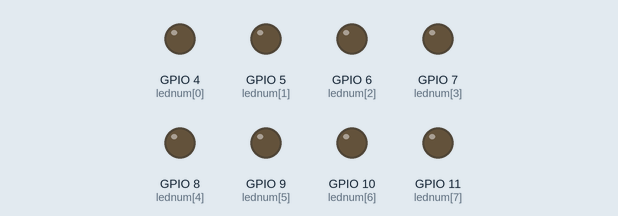
Simulated run of this sketch. Board: ESP32. On the bench: output pins drawn as LEDs (lit = HIGH).

Above: at 0.1 s.
At 4.0 s:
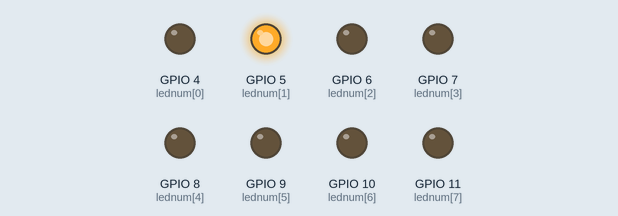
At 9.7 s:
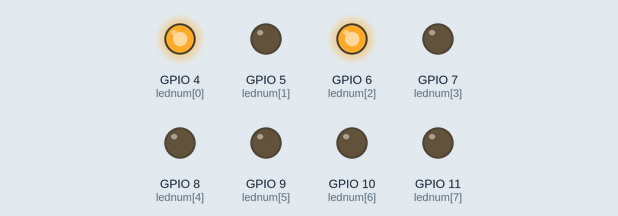
At 19.3 s:
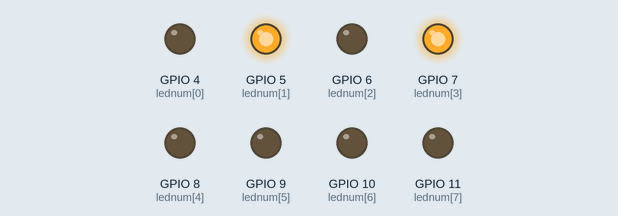
At 28.9 s:
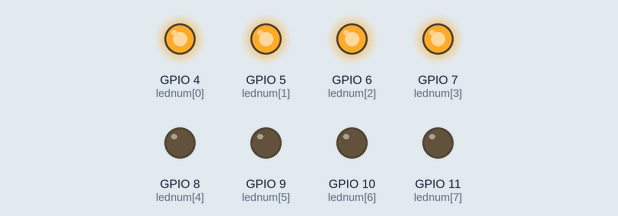
At 38.4 s:
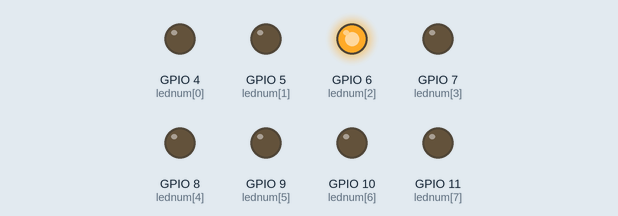
Timing chart, 0 to 39.9 s (numbered marks = the images above):
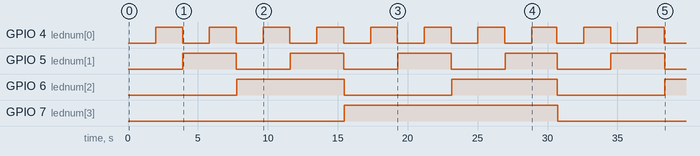

The sketch:

Experiment1_Interfacing_LED_Sequence3.ino
```cpp
int t1 = 1000;
int t2 = 500;
int lednum[]={4,5,6,7,8,9,10,11};
 void setup(){
 for(int joyce = 0; joyce < 8; joyce++){
  pinMode(lednum[joyce], OUTPUT);}
 }
 void loop() {
for(int i=0; i<255; i++) //3rd Sequence
   {
    for(int g = 0; g < 8; g++ ){
      int v = i/pow(2, g);
    int state = v % 2;
    digitalWrite(g,state);
    delay(T3);
   }
   }
 }
```

Measured:
- by itself, GPIO 4 (lednum[0]): alternates HIGH for 1.9 s and LOW for 1.9 s
- by itself, GPIO 5 (lednum[1]): alternates HIGH for 3.8 s and LOW for 3.8 s
- by itself, GPIO 6 (lednum[2]): alternates HIGH for 7.6 s and LOW for 7.7 s
- by itself, GPIO 7 (lednum[3]): LOW → HIGH at 15.5 s, → LOW 15.2 s later
